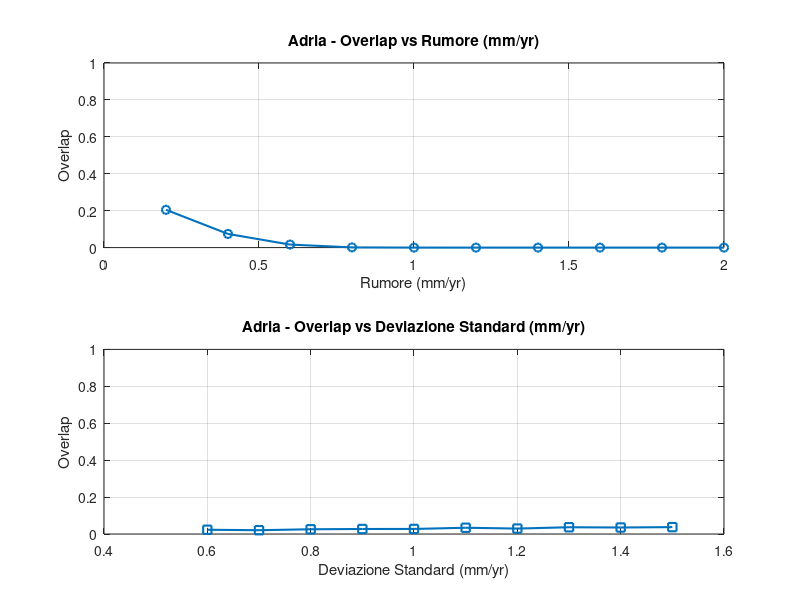
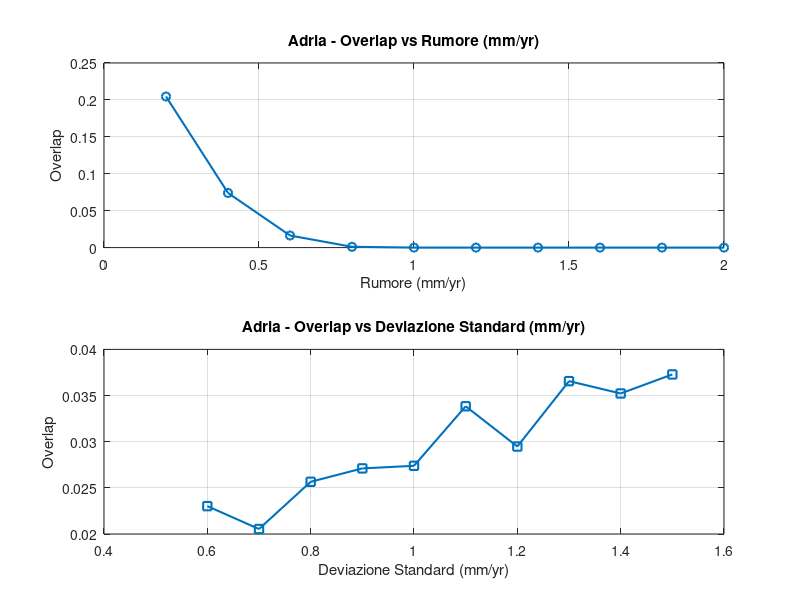
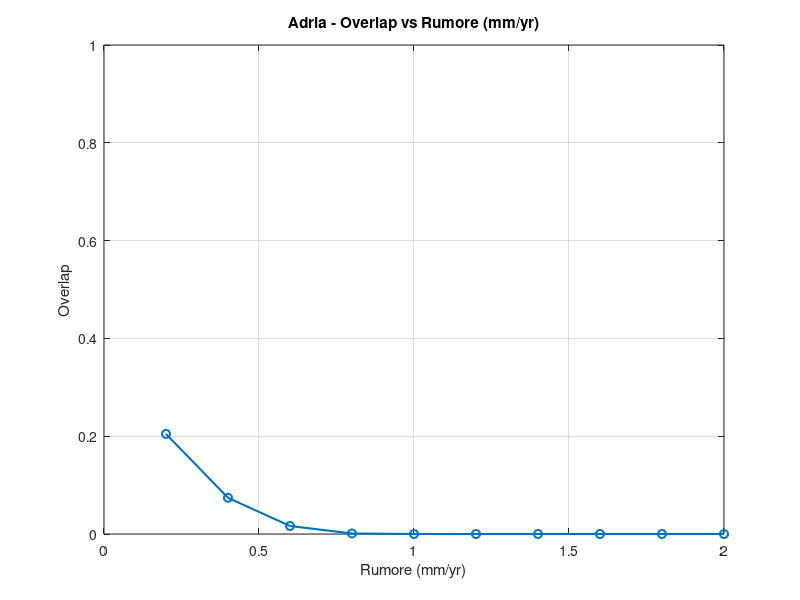
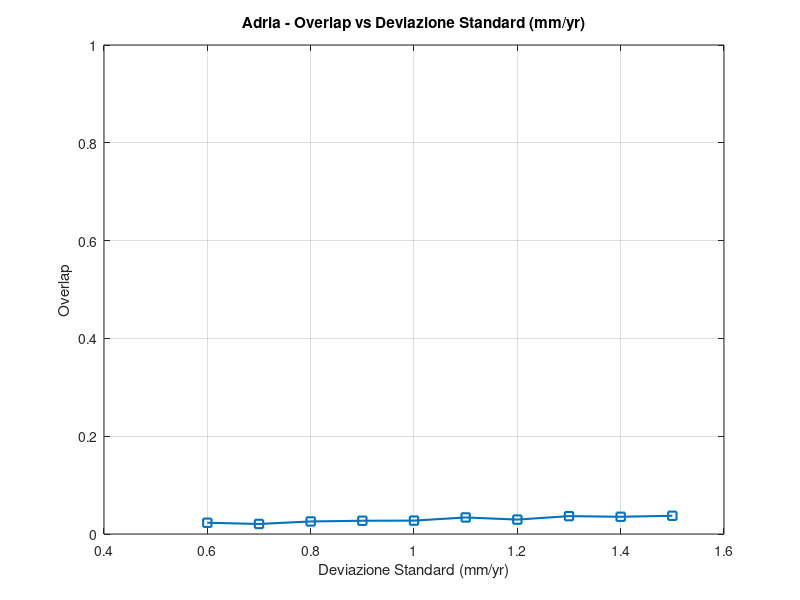

Source code (MATLAB) for these figures, in order:
% Carica il workspace
load('WORKSPACE.mat');
whos

% Prepara le variabili
noiseRange = 0.2:0.2:2; % range di rumore
stdDevCoeff = 0.6:0.1:1.5; % range di deviazione standard
RN_STAZIONI = [5 20; 20 100; 100 500; 500 1000]; % intervallo delle stazioni

% Preallocazione matrici per grafici
overlap_AD_2d = zeros(length(RN_STAZIONI(:,1)), length(noiseRange), length(stdDevCoeff));
overlap_AP_2d = zeros(length(RN_STAZIONI(:,1)), length(noiseRange), length(stdDevCoeff));
% Intervalli di stazioni (etichette)
stationLabels = ["5-20", "20-100", "100-500", "500-1000"];
stations_intervals = [5 20; 20 100; 100 500; 500 1000];
stationValues = mean(RN_STAZIONI, 2); % Media intervalli per rappresentazione
% Estrazione dati di overlap
overlap_AD_4graph = squeeze(mean(overlap_AD_4graph, 3)); % Aggregazione lungo l'asse delle stazioni
overlap_AP_4graph = squeeze(mean(overlap_AP_4graph, 3)); 
% Calcolo overlap medio rispetto al numero di stazioni
mean_overlap_AD = zeros(1, 4);  % Media overlap per Adria (5-20, 20-100, 100-500, 500-1000)
mean_overlap_AP = zeros(1, 4);  % Media overlap per Apulia (5-20, 20-100, 100-500, 500-1000)
% medie overlap per Adria
if iscell(overlapResults_AD) && size(overlapResults_AD, 3) == 4
    % Calcolo delle medie degli overlap per Adria
    mean_overlap_AD = zeros(1, 4);
    for i = 1:4
        % Estrae i dati dalla terza dimensione e calcola la media
        mean_overlap_AD(i) = mean(mean(cell2mat(overlapResults_AD(:,:,i)), 1), 2); % Media lungo la 1° e 2° dimensione
    end
else
    error('overlapResults_AD non è una cella con 4 intervalli di stazioni');
end
if iscell(overlapResults_AP) && size(overlapResults_AP, 3) == 4
    % Calcolo delle medie degli overlap per Apulia
    mean_overlap_AP = zeros(1, 4);
    for i = 1:4
        % Estrae i dati dalla terza dimensione e calcola la media
        mean_overlap_AP(i) = mean(mean(cell2mat(overlapResults_AP(:,:,i)), 1), 2); % Media lungo la 1° e 2° dimensione
    end
else
    error('overlapResults_AP non è una cella con 4 intervalli di stazioni');
end


% \\\\\ MICROPLACCA ADRIA ///// 
% Grafico 1: doppio grafico, Intervallo overlap 0-1
figure;
subplot(2, 1, 1);
plot(noiseRange, mean(overlap_AD_4graph, 2), 'o-', 'LineWidth', 1.5);
xlabel('Rumore (mm/yr)');
ylabel('Overlap');
ylim([0 1]);
title('Adria - Overlap vs Rumore (mm/yr)');
grid on;
subplot(2, 1, 2);
plot(stdDevCoeff, mean(overlap_AD_4graph, 1), 's-', 'LineWidth', 1.5);
xlabel('Deviazione Standard (mm/yr)');
ylabel('Overlap');
ylim([0 1]);
title('Adria - Overlap vs Deviazione Standard (mm/yr)');
grid on;
% Grafico 2: doppio grafico, intervallo overlap ristretto
figure;
subplot(2, 1, 1);
plot(noiseRange, mean(overlap_AD_4graph, 2), 'o-', 'LineWidth', 1.5);
xlabel('Rumore (mm/yr)');
ylabel('Overlap');
title('Adria - Overlap vs Rumore (mm/yr)');
grid on;
subplot(2, 1, 2);
plot(stdDevCoeff, mean(overlap_AD_4graph, 1), 's-', 'LineWidth', 1.5);
xlabel('Deviazione Standard (mm/yr)');
ylabel('Overlap');
title('Adria - Overlap vs Deviazione Standard (mm/yr)');
grid on;
% Grafico 3: grafico singolo, Overlap vs Rumore, intervallo 0-1
figure;
plot(noiseRange, mean(overlap_AD_4graph, 2), 'o-', 'LineWidth', 1.5);
xlabel('Rumore (mm/yr)');
ylabel('Overlap');
ylim([0 1]);
title('Adria - Overlap vs Rumore (mm/yr)');
grid on;
% Grafico 4: grafico singolo, Overlap vs Deviazione Standard, intervallo 0-1
figure;
plot(stdDevCoeff, mean(overlap_AD_4graph, 1), 's-', 'LineWidth', 1.5);
xlabel('Deviazione Standard (mm/yr)');
ylabel('Overlap');
ylim([0 1]);
title('Adria - Overlap vs Deviazione Standard (mm/yr)');
grid on;

% Grafico 5: grafico singolo, Overlap vs Rumore, intervallo ristretto
figure;
plot(noiseRange, mean(overlap_AD_4graph, 2), 'o-', 'LineWidth', 1.5);
xlabel('Rumore (mm/yr)');
ylabel('Overlap');
title('Adria - Overlap vs Rumore (mm/yr)');
grid on;
% Grafico 6: grafico singolo, Overlap vs Deviazione Standard, intervallo ristretto
figure;
plot(stdDevCoeff, mean(overlap_AD_4graph, 1), 's-', 'LineWidth', 1.5);
xlabel('Deviazione Standard (mm/yr)');
ylabel('Overlap');
title('Adria - Overlap vs Deviazione Standard (mm/yr)');
grid on;
% Grafico 7: grafico singolo, Overlap vs numero di stazioni
figure;
hold on;
plot(stations_intervals(:,1), mean_overlap_AD, '-o', 'LineWidth', 2, 'MarkerSize', 8, 'DisplayName', 'Adria');
xlabel('Intervallo di Stazioni');
ylabel('Overlap Medio');
xticks([[5 20 100 500]]);
xticklabels({'5-20', '20-100', '100-500', '500-1000'});
title('Adria - Overlap vs Intervallo di Stazioni');
grid on;

% figure;
% plot(stationValues, meanoverlap_AD_stations, '-o', 'LineWidth', 2, 'MarkerSize', 8);
% xticks(stationValues);
% xticklabels(stationLabels);
% xlabel('Numero di Stazioni');
% ylabel('Overlap');
% ylim([0 1]);
% title('Adria: Overlap vs Numero di Stazioni');
% grid on;
% % Aggiunta etichette ai punti
% for i = 1:min(length(stationValues), length(meanoverlap_AD_stations))
%     text(stationValues(i), meanoverlap_AD_stations(i), sprintf('%.2f', meanoverlap_AD_stations(i)), ...
%         'VerticalAlignment', 'bottom', 'HorizontalAlignment', 'center', 'FontSize', 10);
% end

% \\\\\ MICROPLACCA APULIA ///// 
% Grafico 1: doppio grafico, Intervallo overlap 0-1
figure;
subplot(2, 1, 1);
plot(noiseRange, mean(overlap_AP_4graph, 2), 'o-', 'LineWidth', 1.5);
xlabel('Rumore (mm/yr)');
ylabel('Overlap');
ylim([0 1]);
title('Apulia - Overlap vs Rumore (mm/yr)');
grid on;
subplot(2, 1, 2);
plot(stdDevCoeff, mean(overlap_AP_4graph, 1), 's-', 'LineWidth', 1.5);
xlabel('Deviazione Standard (mm/yr)');
ylabel('Overlap');
ylim([0 1]);
title('Apulia - Overlap vs Deviazione Standard (mm/yr)');
grid on;
% Grafico 2: doppio grafico, intervallo overlap ristretto
figure;
subplot(2, 1, 1);
plot(noiseRange, mean(overlap_AP_4graph, 2), 'o-', 'LineWidth', 1.5);
xlabel('Rumore (mm/yr)');
ylabel('Overlap');
title('Apulia - Overlap vs Rumore (mm/yr)');
grid on;
subplot(2, 1, 2);
plot(stdDevCoeff, mean(overlap_AP_4graph, 1), 's-', 'LineWidth', 1.5);
xlabel('Deviazione Standard (mm/yr)');
ylabel('Overlap');
title('Apulia - Overlap vs Deviazione Standard (mm/yr)');
grid on;
% Grafico 3: grafico singolo, Overlap vs Rumore, intervallo 0-1
figure;
plot(noiseRange, mean(overlap_AP_4graph, 2), 'o-', 'LineWidth', 1.5);
xlabel('Rumore (mm/yr)');
ylabel('Overlap');
ylim([0 1]);
title('Apulia - Overlap vs Rumore (mm/yr)');
grid on;
% Grafico 4: grafico singolo, Overlap vs Deviazione Standard, intervallo 0-1
figure;
plot(stdDevCoeff, mean(overlap_AP_4graph, 1), 's-', 'LineWidth', 1.5);
xlabel('Deviazione Standard (mm/yr)');
ylabel('Overlap');
ylim([0 1]);
title('Apulia - Overlap vs Deviazione Standard (mm/yr)');
grid on;
% Grafico 5: grafico singolo, Overlap vs Rumore, intervallo ristretto
figure;
plot(noiseRange, mean(overlap_AP_4graph, 2), 'o-', 'LineWidth', 1.5);
xlabel('Rumore (mm/yr)');
ylabel('Overlap');
title('Apulia - Overlap vs Rumore (mm/yr)');
grid on;
% Grafico 6: grafico singolo, Overlap vs Deviazione Standard, intervallo ristretto
figure;
plot(stdDevCoeff, mean(overlap_AP_4graph, 1), 's-', 'LineWidth', 1.5);
xlabel('Deviazione Standard (mm/yr)');
ylabel('Overlap');
title('Apulia - Overlap vs Deviazione Standard (mm/yr)');
grid on;
% Grafico 7: grafico singolo, Overlap vs numero di stazioni
figure;
hold on;
plot(stations_intervals(:,1), mean_overlap_AP, '-s', 'LineWidth', 2, 'MarkerSize', 8, 'DisplayName', 'Apulia');
xlabel('Intervallo di Stazioni');
ylabel('Overlap Medio');
xticks([5 20 100 500]);
xticklabels({'5-20', '20-100', '100-500', '500-1000'});
title('Apulia - Overlap vs Intervallo di Stazioni');
grid on;

% figure;
% plot(stationValues, meanoverlap_AP_stations, '-o', 'LineWidth', 2, 'MarkerSize', 8);
% xticks(stationValues);
% xticklabels(stationLabels);
% xlabel('Numero di Stazioni');
% ylabel('Overlap');
% ylim([0 1]);
% title('Apulia: Overlap vs Numero di Stazioni');
% grid on;
% 
% % Aggiunta etichette ai punti
% for i = 1:min(length(stationValues), length(meanoverlap_AP_stations))
%     text(stationValues(i), meanoverlap_AP_stations(i), sprintf('%.2f', meanoverlap_AP_stations(i)), ...
%         'VerticalAlignment', 'bottom', 'HorizontalAlignment', 'center', 'FontSize', 10);
% end